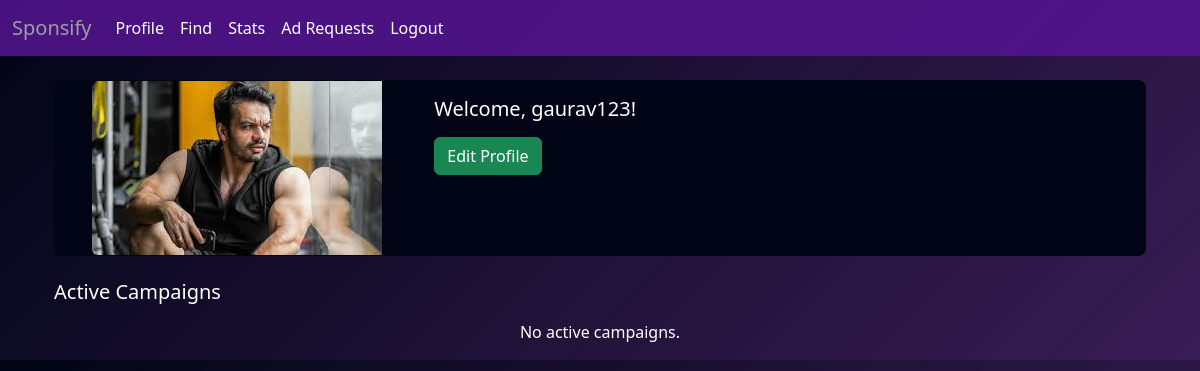
/influencer/profile (signed in), run on the app's committed database.
### models.py (models this page shows, shortened)
class Influencer(db.Model):
    id = db.Column(db.Integer, db.ForeignKey('user.id'), primary_key=True)
    name = db.Column(db.String(100), nullable=False)
    category = db.Column(db.String(50))
    niche = db.Column(db.String(50))
    reach = db.Column(db.Integer)
    is_flag = db.Column(db.Boolean,default=False)
    Rating = db.Column(db.Integer)
    profile_picture = db.Column(db.String(100))

class User(db.Model):
    id = db.Column(db.Integer, primary_key=True)
    username = db.Column(db.String(80), unique=True, nullable=False)
    password = db.Column(db.String(120), nullable=False)
    role = db.Column(db.String(20), nullable=False)
    is_flag = db.Column(db.Boolean,default=False)
    sponsor = db.relationship("Sponsor", uselist=False, backref="user", cascade="all, delete-orphan")
    influencer = db.relationship("Influencer", uselist=False, backref="user", cascade="all, delete-orphan")

### routes.py (the view)
@app.route("/influencer/profile", methods=['GET', 'POST'])
@login_required
def influencer_profile():
    user_id = session.get('user_id')
    influencer = Influencer.query.get(user_id)
    if not influencer:
        flash("You are not authorized to view this page", "danger")
        return redirect(url_for('login'))
    active_campaigns = (
        db.session.query(Campaign)
        .join(AdRequest)
        .filter(
            AdRequest.influencer_id == influencer.id,
            AdRequest.status == 'accepted',
            Campaign.start_date <= datetime.now(),
            Campaign.end_date >= datetime.now()
        )
        .distinct(Campaign.id)   # Ensure only unique campaigns are returned
        .all()
    )
    new_ad_requests = AdRequest.query.filter_by(influencer_id=influencer.id, by_sponsor=1,status='pending').all()
    total_earnings = sum([request.payment_amount for request in influencer.ad_requests_received if request.status == 'accepted'])
    return render_template(
        'inf_profile.html',
        influencer=influencer,
        active_campaigns=active_campaigns,
        new_ad_requests=new_ad_requests,
        total_earnings=total_earnings,
        campaign_progress=campaign_progress
    )

### routes.py (called while the page is built)
def login_required(f):
    @wraps(f)
    def wrap(*args, **kwargs):
        if 'user_id' not in session:
            flash("You need to login first")
            return redirect(url_for('login'))
        else:
            user_id  = session['user_id']
            user = User.query.filter_by(id=user_id).first()
            if user.is_flag:
                flash("You are flagged")
                return redirect(url_for('login'))
        return f(*args, **kwargs)
    return wrap

### templates/inf_profile.html (shortened to what this page needs)
{% extends 'ifndash.html' %}
{% block content %}
<div class="container mt-4 ">
    <div class="card mb-4 custom">
        <div class="row g-0">
            <div class="col-md-4 d-flex justify-content-center align-items-center">
                {% if influencer.profile_picture %}
                    <img src="{{ url_for('static', filename='uploads/' + influencer.profile_picture) }}" class="img-fluid rounded-start" alt="Profile Picture">
                {% else %}
                    <div class="placeholder-image d-flex justify-content-center align-items-center">
                        No Image
                    </div>
                {% endif %}
            </div>
            <div class="col-md-8">
                <div class="card-body">
                    <h5 class="card-title">Welcome, {{ influencer.user.username }}!</h5>
                    <a href="{{ url_for('edit_influencer_profile') }}" class="btn btn-success mt-2">Edit Profile</a>
                </div>
            </div>
        </div>
    </div>
    <div>
        <h5 class="mb-3" ml-5>Active Campaigns</h5>
        {% if active_campaigns %}
            <ul class="list-unstyled">
                {% for campaign in active_campaigns %}
                    <li class="mb-3">
                        <div class="d-flex align-items-center justify-content-between p-2 border rounded">
                            <span class="campaign-name">{{ campaign.name }}</span>
                            <div class="progress-bar-container">
                                <div class="progress" role="progressbar" aria-valuenow="{{ campaign_progress(campaign) }}" aria-valuemin="0" aria-valuemax="100">
                                    <div class="progress-bar" style="width: {{ campaign_progress(campaign) }}%;">
                                        {{ campaign_progress(campaign) }}%
                                    </div>
                                </div>
                            </div>
                            <a href="{{ url_for('inf_campaign_details', campaign_id=campaign.id) }}" class="btn btn-secondary btn-sm">View</a>
                        </div>
                    </li>
                {% endfor %}
            </ul>
        {% else %}
            <p class="text-center">No active campaigns.</p>
        {% endif %}
    </div>
</div>
{% endblock %}

### templates/inf_profile.html (style rules this page uses)
.custom { background-color: #010515; color: white; }
body { background: linear-gradient(135deg, #010515 0%, #220341e5 100%); color: #fff; }
.card { border-radius: 0.5rem; }

### data on the page
Influencer: profile_picture (picture)
User: user.username "gaurav123"
